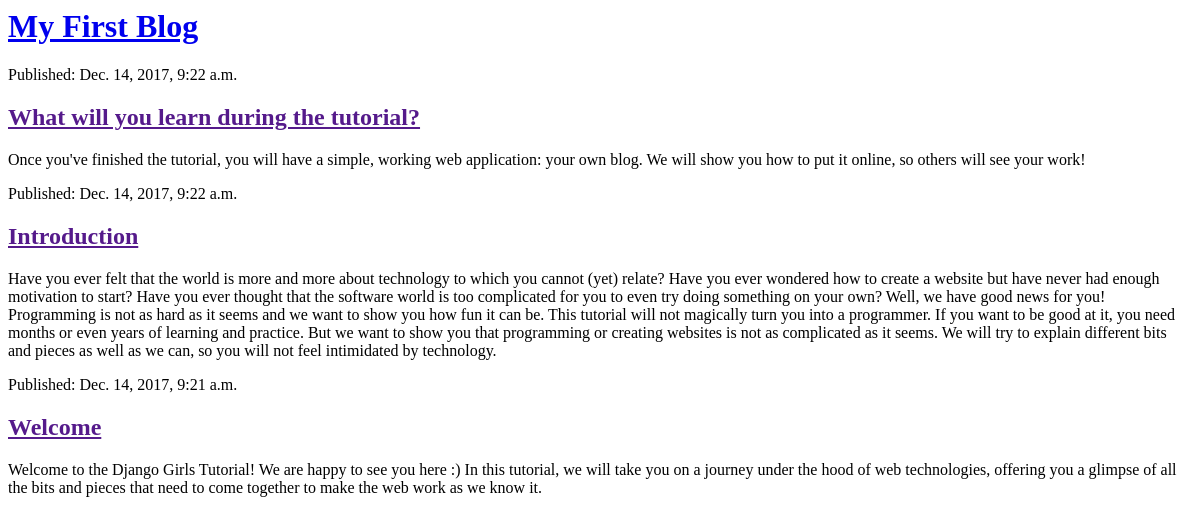
Before: / (signed in) with the older database file.
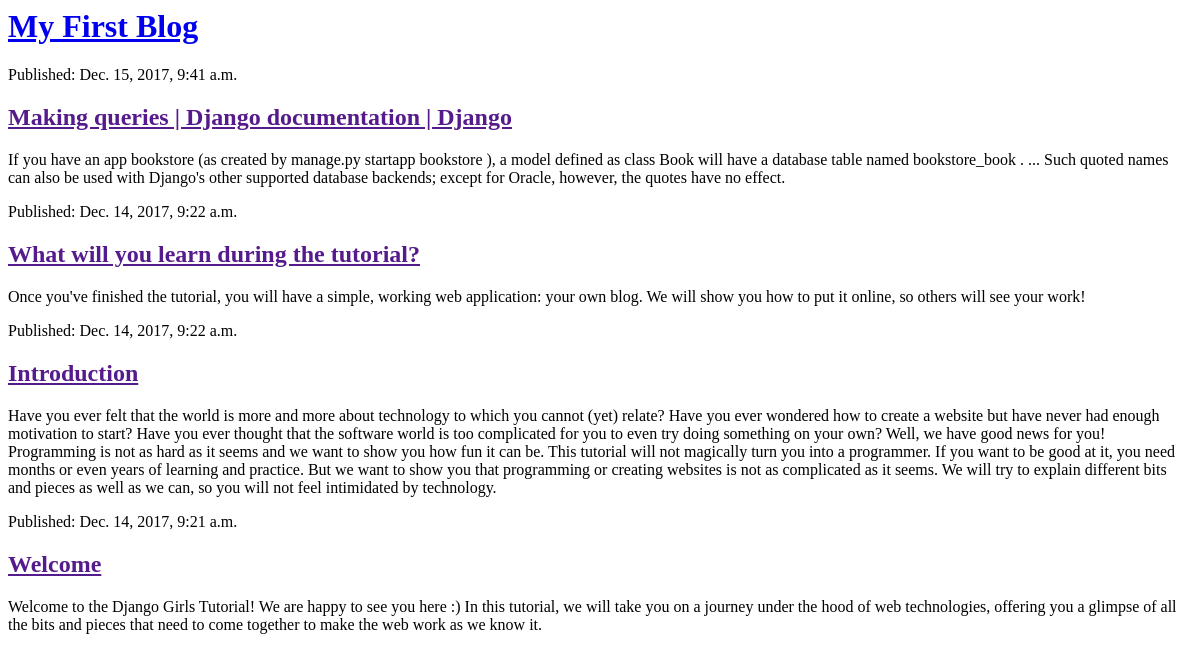
After: the same page with the newer database file.
### blog/models.py (models this page shows, shortened)
class Post(models.Model):
    author = models.ForeignKey('auth.User')
    title = models.CharField(max_length=200)
    text = models.TextField()
    created_date = models.DateTimeField(
        default=timezone.now)
    published_date = models.DateTimeField(
        blank=True, null=True)

### blog/views.py (the view)
# urls.py: url(r'^$', views.post_list, name='post_list'),
@login_required
def post_list(request):
    context = {}
    posts = Post.objects.all().order_by('-published_date')
    if posts is not None:
        context['posts'] = posts
    return render(request, 'blog/post_list.html', context)

### blog/templates/blog/post_list.html (shortened to what this page needs)
<html>
<head>
</head>
<body>
<div>
    <h1><a href="/">My First Blog</a></h1>
</div>
{% if posts%}
{% for post in posts %}
<div>
    <p>Published: {{post.published_date}}</p>
    <h2><a href="">{{post.title}}</a></h2>
    <p>{{post.text}}</p>
</div>
{%endfor%}
{% endif %}
</body>
</html>

Changed rows visible on the page:
added Post: published_date "Dec. 15, 2017, 9:41 a.m.", title "Making queries | Django documentation | Django", text "If you have an app bookstore (as created by manage.py startapp bookstore ), a model defined as class Book will have a database table named bookstore_book . ... Such quoted names can also be used with Django's other supported database backends; except for Oracle, however, the quotes have no effect."
